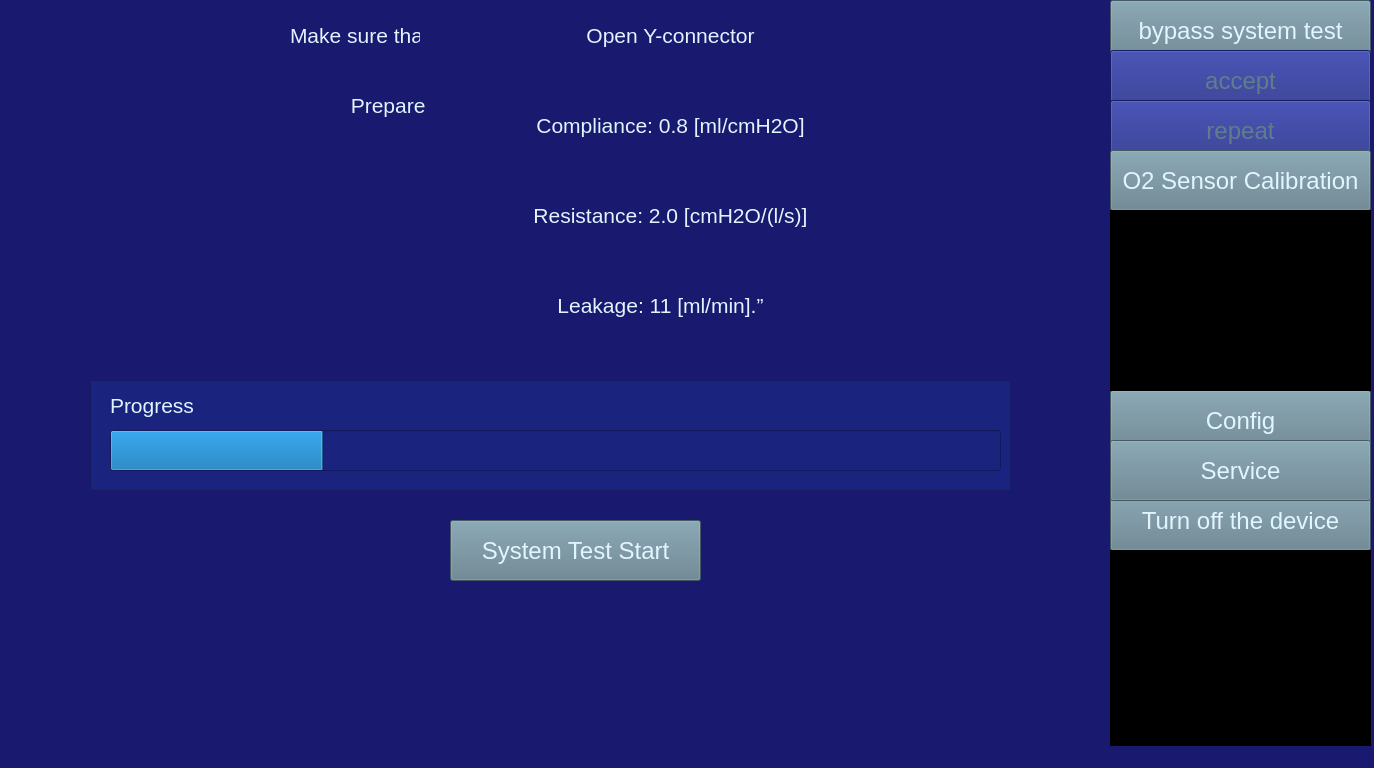
<?xml version="1.0" encoding="UTF-8"?>
<ui version="4.0">
 <class>MainWindow</class>
 <widget class="QMainWindow" name="MainWindow">
  <property name="geometry">
   <rect>
    <x>0</x>
    <y>0</y>
    <width>1374</width>
    <height>768</height>
   </rect>
  </property>
  <property name="windowTitle">
   <string>System Test</string>
  </property>
  <property name="styleSheet">
   <string notr="true">background-color:#191970
</string>
  </property>
  <widget class="QWidget" name="centralwidget">
   <widget class="QLabel" name="label">
    <property name="geometry">
     <rect>
      <x>290</x>
      <y>0</y>
      <width>611</width>
      <height>71</height>
     </rect>
    </property>
    <property name="font">
     <font>
      <pointsize>16</pointsize>
     </font>
    </property>
    <property name="styleSheet">
     <string notr="true">color:
#E1F5FE</string>
    </property>
    <property name="frameShape">
     <enum>QFrame::NoFrame</enum>
    </property>
    <property name="text">
     <string>Make sure that no patient is connected during the system test.</string>
    </property>
    <property name="wordWrap">
     <bool>true</bool>
    </property>
   </widget>
   <widget class="QLabel" name="label_3">
    <property name="geometry">
     <rect>
      <x>280</x>
      <y>70</y>
      <width>481</width>
      <height>71</height>
     </rect>
    </property>
    <property name="font">
     <font>
      <pointsize>16</pointsize>
     </font>
    </property>
    <property name="styleSheet">
     <string notr="true">color:
#E1F5FE</string>
    </property>
    <property name="frameShape">
     <enum>QFrame::NoFrame</enum>
    </property>
    <property name="text">
     <string>Prepare the device,close the y-piece</string>
    </property>
    <property name="alignment">
     <set>Qt::AlignCenter</set>
    </property>
    <property name="wordWrap">
     <bool>true</bool>
    </property>
   </widget>
   <widget class="QPushButton" name="pushButton">
    <property name="geometry">
     <rect>
      <x>1110</x>
      <y>0</y>
      <width>261</width>
      <height>61</height>
     </rect>
    </property>
    <property name="font">
     <font>
      <pointsize>18</pointsize>
     </font>
    </property>
    <property name="styleSheet">
     <string notr="true">color:
#E1F5FE;
background-color:#607D8B
</string>
    </property>
    <property name="text">
     <string>bypass system test</string>
    </property>
   </widget>
   <widget class="QPushButton" name="pushButton_2">
    <property name="enabled">
     <bool>false</bool>
    </property>
    <property name="geometry">
     <rect>
      <x>1110</x>
      <y>50</y>
      <width>261</width>
      <height>61</height>
     </rect>
    </property>
    <property name="font">
     <font>
      <pointsize>18</pointsize>
     </font>
    </property>
    <property name="styleSheet">
     <string notr="true">color:#607D8B
;
background-color:#1A237E
</string>
    </property>
    <property name="text">
     <string>accept</string>
    </property>
    <property name="checkable">
     <bool>false</bool>
    </property>
    <property name="checked">
     <bool>false</bool>
    </property>
   </widget>
   <widget class="QPushButton" name="pushButton_3">
    <property name="enabled">
     <bool>false</bool>
    </property>
    <property name="geometry">
     <rect>
      <x>1110</x>
      <y>100</y>
      <width>261</width>
      <height>61</height>
     </rect>
    </property>
    <property name="font">
     <font>
      <pointsize>18</pointsize>
     </font>
    </property>
    <property name="styleSheet">
     <string notr="true">color:#607D8B
;
background-color:#1A237E</string>
    </property>
    <property name="text">
     <string>repeat</string>
    </property>
   </widget>
   <widget class="QPushButton" name="pushButton_4">
    <property name="geometry">
     <rect>
      <x>1110</x>
      <y>150</y>
      <width>261</width>
      <height>61</height>
     </rect>
    </property>
    <property name="font">
     <font>
      <pointsize>18</pointsize>
     </font>
    </property>
    <property name="styleSheet">
     <string notr="true">color:
#E1F5FE;
background-color:#607D8B</string>
    </property>
    <property name="text">
     <string>O2 Sensor Calibration</string>
    </property>
   </widget>
   <widget class="QPushButton" name="pushButton_5">
    <property name="geometry">
     <rect>
      <x>450</x>
      <y>520</y>
      <width>251</width>
      <height>61</height>
     </rect>
    </property>
    <property name="font">
     <font>
      <pointsize>18</pointsize>
     </font>
    </property>
    <property name="styleSheet">
     <string notr="true">color:
#E1F5FE;
background-color:#607D8B</string>
    </property>
    <property name="text">
     <string>System Test Start</string>
    </property>
   </widget>
   <widget class="QPushButton" name="pushButton_6">
    <property name="enabled">
     <bool>true</bool>
    </property>
    <property name="geometry">
     <rect>
      <x>1110</x>
      <y>490</y>
      <width>261</width>
      <height>61</height>
     </rect>
    </property>
    <property name="font">
     <font>
      <pointsize>18</pointsize>
     </font>
    </property>
    <property name="styleSheet">
     <string notr="true">color:
#E1F5FE;
background-color:#607D8B</string>
    </property>
    <property name="text">
     <string>Turn off the device</string>
    </property>
   </widget>
   <widget class="QPushButton" name="pushButton_7">
    <property name="geometry">
     <rect>
      <x>1110</x>
      <y>390</y>
      <width>261</width>
      <height>61</height>
     </rect>
    </property>
    <property name="font">
     <font>
      <pointsize>18</pointsize>
     </font>
    </property>
    <property name="styleSheet">
     <string notr="true">color:
#E1F5FE;
background-color:#607D8B</string>
    </property>
    <property name="text">
     <string>Config</string>
    </property>
   </widget>
   <widget class="QPushButton" name="pushButton_8">
    <property name="enabled">
     <bool>true</bool>
    </property>
    <property name="geometry">
     <rect>
      <x>1110</x>
      <y>440</y>
      <width>261</width>
      <height>61</height>
     </rect>
    </property>
    <property name="font">
     <font>
      <pointsize>18</pointsize>
     </font>
    </property>
    <property name="styleSheet">
     <string notr="true">color:
#E1F5FE;
background-color:#607D8B</string>
    </property>
    <property name="text">
     <string>Service</string>
    </property>
    <property name="checkable">
     <bool>false</bool>
    </property>
    <property name="checked">
     <bool>false</bool>
    </property>
   </widget>
   <widget class="QFrame" name="frame">
    <property name="geometry">
     <rect>
      <x>90</x>
      <y>380</y>
      <width>921</width>
      <height>111</height>
     </rect>
    </property>
    <property name="styleSheet">
     <string notr="true">background-color:#1A237E</string>
    </property>
    <property name="frameShape">
     <enum>QFrame::StyledPanel</enum>
    </property>
    <property name="frameShadow">
     <enum>QFrame::Raised</enum>
    </property>
    <widget class="QProgressBar" name="progressBar">
     <property name="geometry">
      <rect>
       <x>20</x>
       <y>50</y>
       <width>891</width>
       <height>41</height>
      </rect>
     </property>
     <property name="value">
      <number>24</number>
     </property>
     <property name="textVisible">
      <bool>false</bool>
     </property>
    </widget>
    <widget class="QLabel" name="label_4">
     <property name="geometry">
      <rect>
       <x>20</x>
       <y>10</y>
       <width>91</width>
       <height>31</height>
      </rect>
     </property>
     <property name="font">
      <font>
       <pointsize>16</pointsize>
      </font>
     </property>
     <property name="styleSheet">
      <string notr="true">color:
#E1F5FE</string>
     </property>
     <property name="text">
      <string>Progress</string>
     </property>
    </widget>
   </widget>
   <widget class="QFrame" name="frame_2">
    <property name="geometry">
     <rect>
      <x>1110</x>
      <y>210</y>
      <width>261</width>
      <height>181</height>
     </rect>
    </property>
    <property name="styleSheet">
     <string notr="true">background-color:#000000</string>
    </property>
    <property name="frameShape">
     <enum>QFrame::StyledPanel</enum>
    </property>
    <property name="frameShadow">
     <enum>QFrame::Raised</enum>
    </property>
   </widget>
   <widget class="QFrame" name="frame_3">
    <property name="geometry">
     <rect>
      <x>1110</x>
      <y>550</y>
      <width>261</width>
      <height>201</height>
     </rect>
    </property>
    <property name="styleSheet">
     <string notr="true">background-color:#000000</string>
    </property>
    <property name="frameShape">
     <enum>QFrame::StyledPanel</enum>
    </property>
    <property name="frameShadow">
     <enum>QFrame::Raised</enum>
    </property>
   </widget>
   <widget class="QLabel" name="label_5">
    <property name="geometry">
     <rect>
      <x>420</x>
      <y>0</y>
      <width>481</width>
      <height>71</height>
     </rect>
    </property>
    <property name="font">
     <font>
      <pointsize>16</pointsize>
     </font>
    </property>
    <property name="styleSheet">
     <string notr="true">color:
#E1F5FE</string>
    </property>
    <property name="frameShape">
     <enum>QFrame::NoFrame</enum>
    </property>
    <property name="text">
     <string>System test OK</string>
    </property>
    <property name="alignment">
     <set>Qt::AlignCenter</set>
    </property>
    <property name="wordWrap">
     <bool>true</bool>
    </property>
   </widget>
   <widget class="QLabel" name="label_6">
    <property name="geometry">
     <rect>
      <x>430</x>
      <y>180</y>
      <width>481</width>
      <height>71</height>
     </rect>
    </property>
    <property name="font">
     <font>
      <pointsize>16</pointsize>
     </font>
    </property>
    <property name="styleSheet">
     <string notr="true">color:
#E1F5FE</string>
    </property>
    <property name="frameShape">
     <enum>QFrame::NoFrame</enum>
    </property>
    <property name="text">
     <string>Resistance: 2.0 [cmH2O/(l/s)]</string>
    </property>
    <property name="alignment">
     <set>Qt::AlignCenter</set>
    </property>
    <property name="wordWrap">
     <bool>true</bool>
    </property>
   </widget>
   <widget class="QLabel" name="label_7">
    <property name="geometry">
     <rect>
      <x>430</x>
      <y>90</y>
      <width>481</width>
      <height>71</height>
     </rect>
    </property>
    <property name="font">
     <font>
      <pointsize>16</pointsize>
     </font>
    </property>
    <property name="styleSheet">
     <string notr="true">color:
#E1F5FE</string>
    </property>
    <property name="frameShape">
     <enum>QFrame::NoFrame</enum>
    </property>
    <property name="text">
     <string>Compliance: 0.8 [ml/cmH2O]</string>
    </property>
    <property name="alignment">
     <set>Qt::AlignCenter</set>
    </property>
    <property name="wordWrap">
     <bool>true</bool>
    </property>
   </widget>
   <widget class="QLabel" name="label_8">
    <property name="geometry">
     <rect>
      <x>420</x>
      <y>270</y>
      <width>481</width>
      <height>71</height>
     </rect>
    </property>
    <property name="font">
     <font>
      <pointsize>16</pointsize>
     </font>
    </property>
    <property name="styleSheet">
     <string notr="true">color:
#E1F5FE</string>
    </property>
    <property name="frameShape">
     <enum>QFrame::NoFrame</enum>
    </property>
    <property name="text">
     <string>Leakage: 11 [ml/min].”</string>
    </property>
    <property name="alignment">
     <set>Qt::AlignCenter</set>
    </property>
    <property name="wordWrap">
     <bool>true</bool>
    </property>
   </widget>
   <widget class="QLabel" name="label_9">
    <property name="geometry">
     <rect>
      <x>430</x>
      <y>0</y>
      <width>481</width>
      <height>71</height>
     </rect>
    </property>
    <property name="font">
     <font>
      <pointsize>16</pointsize>
     </font>
    </property>
    <property name="styleSheet">
     <string notr="true">color:
#E1F5FE</string>
    </property>
    <property name="frameShape">
     <enum>QFrame::NoFrame</enum>
    </property>
    <property name="text">
     <string>Open Y-connector</string>
    </property>
    <property name="alignment">
     <set>Qt::AlignCenter</set>
    </property>
    <property name="wordWrap">
     <bool>true</bool>
    </property>
   </widget>
  </widget>
  <widget class="QMenuBar" name="menubar">
   <property name="geometry">
    <rect>
     <x>0</x>
     <y>0</y>
     <width>1374</width>
     <height>21</height>
    </rect>
   </property>
  </widget>
  <widget class="QStatusBar" name="statusbar"/>
 </widget>
 <resources/>
 <connections/>
</ui>
